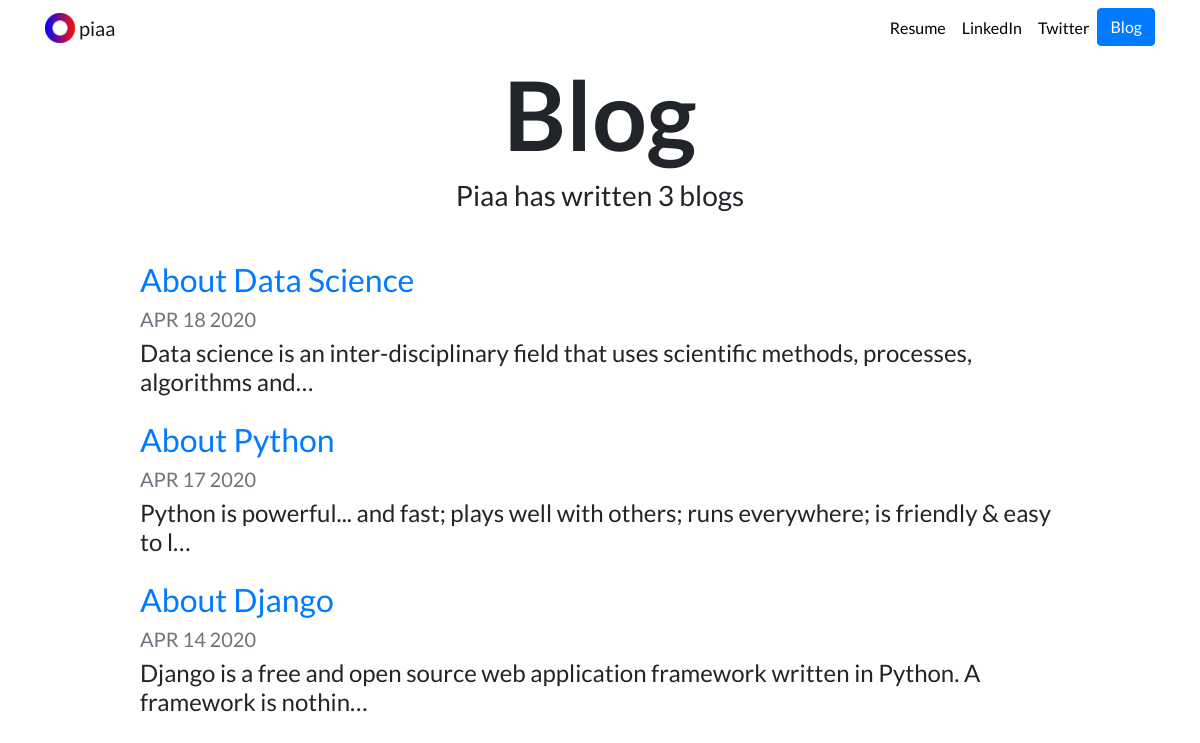
Screenshot of /blog/ with the database file from the repository.
### blog/models.py (models this page shows, shortened)
class Blog(models.Model):
    title = models.CharField(max_length=250)
    description = models.TextField()
    date = models.DateField()

### blog/views.py (the view)
# urls.py: path('', views.all_blogs, name='all_blogs'),
def all_blogs(request):
    blogs = Blog.objects.order_by('-date')
    return render(request, 'blogs/all_blogs.html', {'blogs':blogs})

### blog/templates/blogs/all_blogs.html
{% extends "portfolio/base.html" %}
{% load static %}
{% block content %}
<h1 id="blogtitle" class="font-weight-bold text-center">Blog</h1>
<h3 class="text-center mb-5">Piaa has written {{ blogs.count }} blog{{ blogs.count|pluralize }}</h3>
{% for blog in blogs %}
<div class="row justify-content-center my-3">
  <div class="col-md-10">
    <a href="{% url 'blog:detail' blog.id %}">
      <h2>{{ blog.title }}</h2>
    </a>
    <h5 class="text-muted">{{ blog.date|date:'M d Y'|upper }}</h5>
    <h4>{{ blog.description|striptags|truncatechars:100 }}</h4>
  </div>
</div>
{% endfor %}
{% endblock %}

### portfolio/static/portfolio/custom.css (style rules this page uses)
body { font-family: 'Lato', sans-serif; }
#blogtitle { font-size: 6rem; }

### rows the page displays
Blog: title "About Data Science", date "APR 18 2020", description "Data science is an inter-disciplinary field that uses scientific methods, processes, algorithms and…"
Blog: title "About Python", date "APR 17 2020", description "Python is powerful... and fast; plays well with others; runs everywhere; is friendly & easy to l…"
Blog: title "About Django", date "APR 14 2020", description "Django is a free and open source web application framework written in Python. A framework is nothin…"

### other values shown
{{ blogs.count }} "3"
